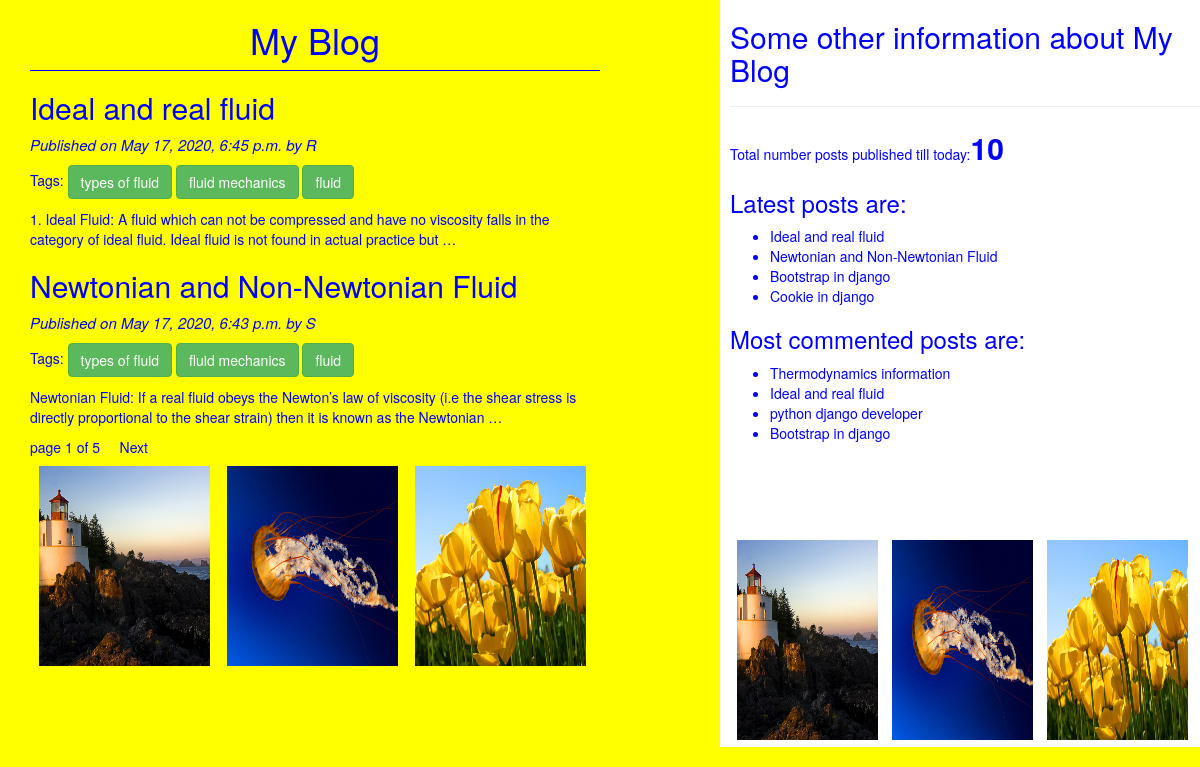
The page / on the database its author committed.
### blog/models.py (models this page shows, shortened)
class Post(models.Model):
    STATUS_CHOICES=(('draft','Draft'),('published','Published'))
    title=models.CharField(max_length=256)
    slug=models.SlugField(max_length=264,unique_for_date='publish')
    body=models.TextField()
    author=models.ForeignKey(User,related_name='blog_posts',on_delete=models.CASCADE)
    publish=models.DateTimeField(default=timezone.now)
    created=models.DateTimeField(auto_now_add=True)
    updated=models.DateTimeField(auto_now=True)
    status=models.CharField(max_length=10,choices=STATUS_CHOICES,default='draft')
    objects=CustomManager()
    tags=TaggableManager() # for every post we need to associates tags which will be managed by TaggableManager
    class Meta:
        ordering=['-publish',]
    def get_absolute_url(self):
        return reverse('post_detail',args=[self.publish.year,self.publish.strftime('%d'),self.publish.strftime('%m'),self.slug])

### blog/views.py (the view, shortened to what this page needs)
# urls.py: path('', views.post_list_view), # for function based pagination
def post_list_view(request,tag_slug=None):  #tag_slug=None is the keyward argument and the default value is None i.e if I am not passing anything the default value is None and only post_list value will be shown to us
    post_list=Post.objects.all()
    tag=None
    paginator=Paginator(post_list,2)    # THIS IS FOR FUNCTION BASED PAGINATION
    page_number=request.GET.get('page')
    try:
        post_list=paginator.page(page_number)
    except PageNotAnInteger:
        post_list=paginator.page(1)
    except EmptyPage:
        post_list=paginator.page(paginator.num_pages)
    return render(request,'blog/post_list.html',{'post_list':post_list,'tag':tag})

### blog/models.py (called while the page is built)
    def get_queryset(self):
        return super().get_queryset().filter(status='published')

### blog/templatetags/blog_tags.py (called while the page is built)
@register.simple_tag#(name='my_tag')   #register of this function as template tag in this manner
def total_posts():
    return Post.objects.count()  # here it will act as 'template'

@register.inclusion_tag('blog/latest_posts123.html')  # blog/latest_posts123.html:---> it means inclusion of this template because inclusion_tag returns a rendered template
def show_latest_posts(count=3):  #(count=3 means by default it will display 3 posts in Latest posts if any count value not specified in sidebar of base.html)
    latest_posts=Post.objects.order_by('-publish')[:count]#[:3] (here instead of hard coding([:3]) we are passing count value which we will get in base.html template tag:--> {%show_latest_posts 4%}
    return {'latest_posts':latest_posts}

@register.simple_tag
def get_most_commented_posts(count=4):
    return Post.objects.annotate(total_comments=Count('comments')).order_by('-total_comments')[:count]

### templates/blog/post_list.html (shortened to what this page needs)
{%extends 'blog/base.html'%}
{%block content%}
<h1>My Blog</h1>
{%for post in post_list%}
<a href="{{post.get_absolute_url}}"><h2>{{post.title}}</h2></a>
<p id="date">Published on {{post.publish}} by {{post.author|title}}</p>
 <P>
   Tags:
   {%for tag in post.tags.all%}
   <a href=" {%url 'post_list_by_tag_name' tag.slug %} " class="btn btn-success">{{tag.name}}</a>
   {%endfor%}
</p>
{{post.body|truncatewords:30|linebreaks}}
{%endfor%}
{%include 'blog/pagination.html' with page=post_list%}
{%endblock%}

### templates/blog/base.html (shortened to what this page needs)
<!DOCTYPE html>
{%load blog_tags%}
{%load static%}
<html lang="en">
<head>
    <link rel="stylesheet" href="https://maxcdn.bootstrapcdn.com/bootstrap/3.3.7/css/bootstrap.min.css">
    <link rel="stylesheet" href="{%static "css/blog1.css" %}">
</head>
<body>
<div class="content">
    {%block content%}
    {%endblock%}
    <img src="{%static "images/Lighthouse.jpg"%} ">
    <img src="{%static "images/Jellyfish.jpg"%} ">
    <img src="{%static "images/Tulips.jpg"%} ">
</div>
<div class="sidebar">
    <h2>Some other information about My Blog</h2><hr>
    <p>Total number posts published till today:<span id="pcount">{%total_posts%}</span> </p>
    <h3>Latest posts are:</h3> {%show_latest_posts 4 %}
    <h3>Most commented posts are:</h3>
    <ul>
    {%get_most_commented_posts as most_commented_posts%}
    {%for post in most_commented_posts%}
    <li><a href="{{post.get_absolute_url}}">{{post.title}}</a></li>
    {%endfor%}
  </ul><br><br><br><br>
  <img src="{%static "images/Lighthouse.jpg"%} ">
  <img src="{%static "images/Jellyfish.jpg"%} ">
  <img src="{%static "images/Tulips.jpg"%} ">
</div>
</body>
</html>

### templates/blog/pagination.html (shortened to what this page needs)
<div class="paginator">
    <span class="current">page {{page.number}} of {{page.paginator.num_pages}}</span> &nbsp;&nbsp;&nbsp;
    {%if page.has_next%}
    <a href="?page={{page.next_page_number}}">Next</a>
    {%endif%}
</div>

### templates/blog/latest_posts123.html
<ul>
  {%for post in latest_posts%}
  <li><a href="{{post.get_absolute_url}}">{{post.title}}</a></li>
  {%endfor%}
</ul>

### static/css/blog1.css (style rules this page uses)
.content { width:50%; float:left; background:yellow; padding: 0 0 0 30px; height:100% }
.sidebar { width:40%; float:right; background:white; padding:0 0 0 10px; height:100% }
body { background:yellow; color:blue; }
h1 { text-align: center; border-bottom: 1px solid blue; padding: 0 0 10px; }
#date { color:blue; font-size:15px; font-style:italic; }
a { color:blue; }
img { height: 200px; width: 30%; float: left; margin: 1.5%; border: 2px; }
#pcount { font-size: 30px; color: blue; font-weight:bold; }

### rows shown on the page
Post: title "Ideal and real fluid", publish "May 17, 2020, 6:45 p.m.", author "R", body "1. Ideal Fluid: A fluid which can not be compressed and have no viscosity falls in the category of ideal fluid. Ideal fluid is not found in actual practice but …"
Tag: name "types of fluid"
Tag: name "fluid mechanics"
Tag: name "fluid"
Post: title "Newtonian and Non-Newtonian Fluid", publish "May 17, 2020, 6:43 p.m.", author "S", body "Newtonian Fluid: If a real fluid obeys the Newton’s law of viscosity (i.e the shear stress is directly proportional to the shear strain) then it is known as the Newtonian …"
Post: title "Bootstrap in django"
Post: title "Cookie in django"
Post: title "Thermodynamics information"
Post: title "python django developer"

### other values the page prints
{{ page.number }} "1"
{{ page.paginator.num_pages }} "5"
